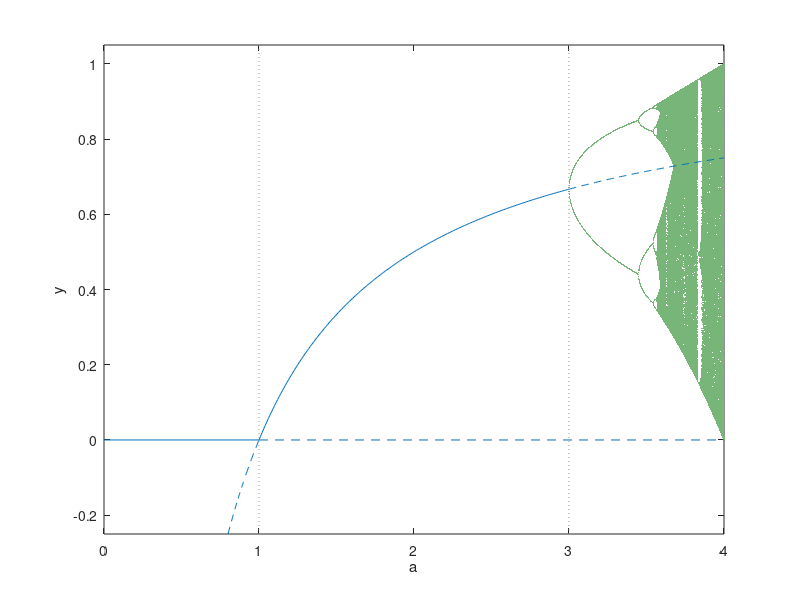

Source code (MATLAB):
% Abb. 1.29: stationäre Zustände des logistischen Modells und ihre Stabilität (Buch, Abschnitt 1.4, Gl. 1.35)
% y*_alpha = 0 und y*_beta = 1 - 1/a (durchgezogen stabil, gestrichelt instabil) mit dem Bifurkationsdiagramm
% (c) 2026 Philipp Kügler · Programm zum Buch „Dynamische Systeme in den Lebenswissenschaften“ · MIT-Lizenz (siehe LICENSE)
blau = [0 0.447 0.741];
a = linspace(3.0, 4.0, 1001);            % Bifurkationsdiagramm (hellgrün) für 3 <= a <= 4
y = 0.5 * ones(size(a));
for k = 1:2000
    y = a .* y .* (1 - y);
end
A = []; Y = [];
for k = 1:300
    y = a .* y .* (1 - y);
    A = [A a]; Y = [Y y];
end
plot(A, Y, '.', 'Color', [0.47 0.71 0.47], 'MarkerSize', 1); hold on

plot([0 1], [0 0], '-', 'Color', blau); plot([1 4], [0 0], '--', 'Color', blau);    % y*_alpha = 0
aa = linspace(0.8, 1, 50);  plot(aa, 1 - 1 ./ aa, '--', 'Color', blau);           % y*_beta = 1 - 1/a
aa = linspace(1, 3, 200);   plot(aa, 1 - 1 ./ aa, '-', 'Color', blau);
aa = linspace(3, 4, 100);   plot(aa, 1 - 1 ./ aa, '--', 'Color', blau);
plot([1 1], [-0.25 1.05], ':', 'Color', [0.6 0.6 0.6]); plot([3 3], [-0.25 1.05], ':', 'Color', [0.6 0.6 0.6]);
hold off; axis([0 4 -0.25 1.05]); xlabel('a'); ylabel('y');
disp('f''(y) = a (1 - 2y):  f''(0) = a, f''(1 - 1/a) = 2 - a');
disp('y*_alpha stabil für a < 1, y*_beta stabil für 1 < a < 3');
